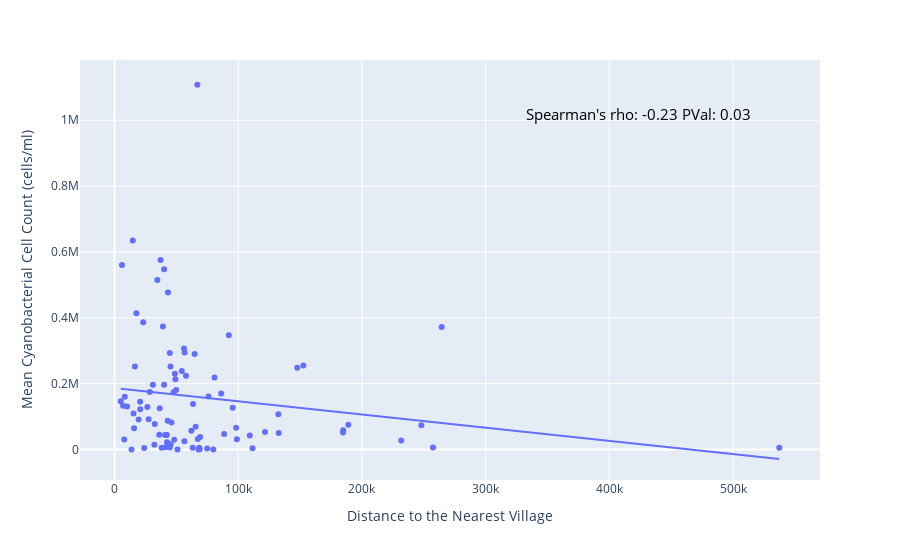
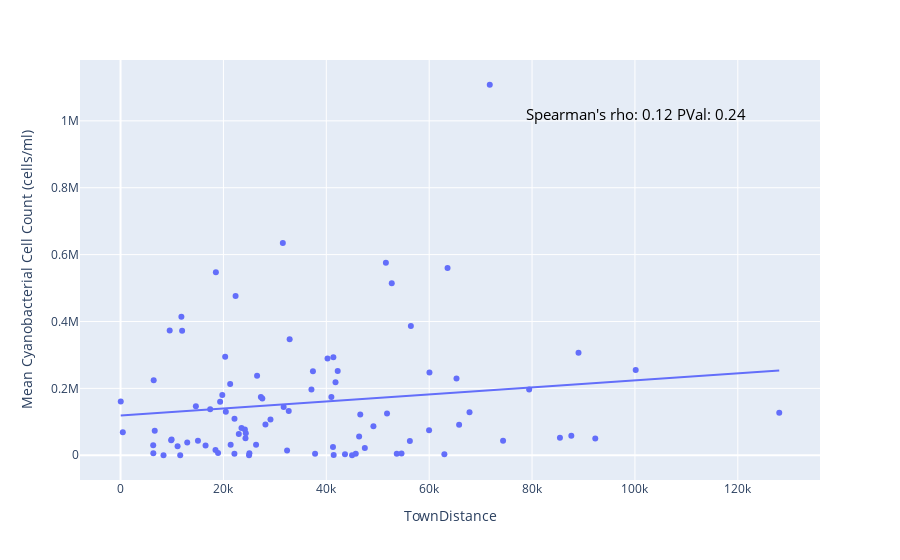
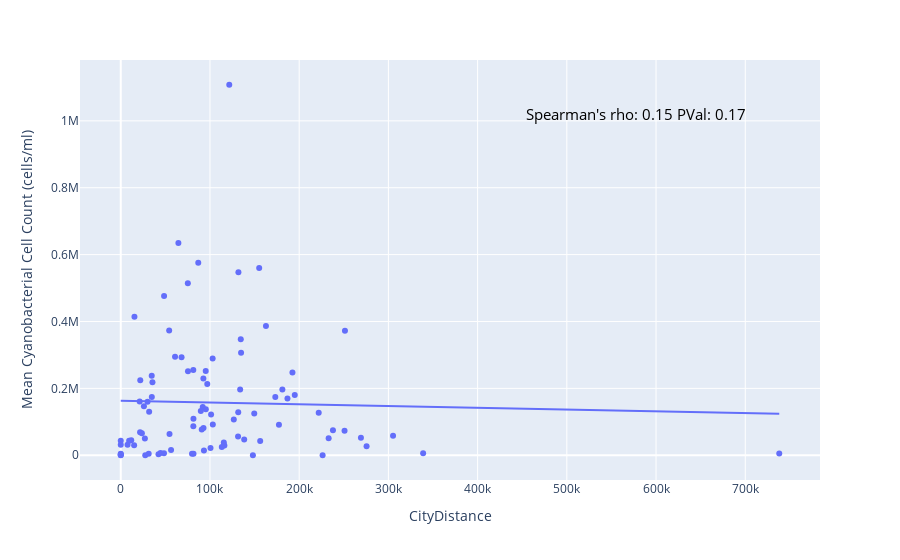

The notebook cell these images were saved under, in order:
### Markdown cell above
Correlations between distance to the nearest village and mean cyanobacterial counts for the lakes

### Code cell
# Data after removing outliers
data = dfCountVsDist[~dfCountVsDist['Waterbody_name'].isin(outliers)]

# Scatterplot for Villages
## Correlation Coefficient
corr = stats.spearmanr(data['VillageDistance'], data['Total_cyano_cell_count'])

fig = px.scatter(data, x='VillageDistance', y='Total_cyano_cell_count', trendline="ols",
                hover_name='Waterbody_name',
                 labels={
                     "VillageDistance": "Distance to the Nearest Village",
                     "Total_cyano_cell_count": "Mean Cyanobacterial Cell Count (cells/ml)",
                 })
                
# add annotation
fig.add_annotation(dict(font=dict(color='black',size=15),
                                        x=0.6,
                                        y=0.9,
                                        showarrow=False,
                                        text= "Spearman's rho: " + str(round(corr[0], 2)) +"\nPVal: " + str(round(corr[1], 2)),
                                        textangle=0,
                                        xanchor='left',
                                        xref="paper",
                                        yref="paper"))

fig.show()


# Scatterplot for 
corr = stats.spearmanr(data['TownDistance'], data['Total_cyano_cell_count'])
fig = px.scatter(data, x='TownDistance', y='Total_cyano_cell_count', trendline="ols",
                hover_name='Waterbody_name',
                 labels={
                     "VillageDistance": "Distance to the Nearest Town",
                     "Total_cyano_cell_count": "Mean Cyanobacterial Cell Count (cells/ml)",
                 })
# add annotation
fig.add_annotation(dict(font=dict(color='black',size=15),
                                        x=0.6,
                                        y=0.9,
                                        showarrow=False,
                                        text= "Spearman's rho: " + str(round(corr[0], 2)) +"\nPVal: " + str(round(corr[1], 2)),
                                        textangle=0,
                                        xanchor='left',
                                        xref="paper",
                                        yref="paper"))
fig.show()

# Scatterplot for Cities
corr = stats.spearmanr(data['CityDistance'], data['Total_cyano_cell_count'])
fig = px.scatter(data, x='CityDistance', y='Total_cyano_cell_count', trendline="ols",
                hover_name='Waterbody_name',
                 labels={
                     "VillageDistance": "Distance to the Nearest City",
                     "Total_cyano_cell_count": "Mean Cyanobacterial Cell Count (cells/ml)",
                 })
# add annotation
fig.add_annotation(dict(font=dict(color='black',size=15),
                                        x=0.6,
                                        y=0.9,
                                        showarrow=False,
                                        text= "Spearman's rho: " + str(round(corr[0], 2)) +"\nPVal: " + str(round(corr[1], 2)),
                                        textangle=0,
                                        xanchor='left',
                                        xref="paper",
                                        yref="paper"))
fig.show()

### Figure 1 — Plotly figure (JSON) as saved in the notebook; plotly's stock layout.template omitted (floating-point values rounded to 4 significant figures)
{"data": [{"hovertemplate": "<b>%{hovertext}</b><br><br>Distance to the Nearest Village=%{x}<br>Mean Cyanobacterial Cell Count (cells/ml)=%{y}<extra></extra>", "hovertext": ["Berry Creek Reservoir", "Lac Ste. Anne", "Lessard Lake", "Bonnie Lake", "Stoney (Siler) Lake", "Wabamun Lake", "Hastings Lake", "Chickakoo Lake", "Garner Lake", "Eagle Lake", "Smoke Lake", "Thunder Lake", "Fork Lake", "Muriel Lake", "Pigeon Lake", "Laurier Lake", "Reesor Lake Reservoir", "Severn Creek Reservoir", "Lac La Nonne", "Goose Lake", "Wizard Lake", "Isle Lake", "Gull Lake", "Murray Lake", "Kehiwin Lake", "North Buck Lake", "Buck Lake", "Jackfish Lake (Athabasca)", "Pine Lake", "Lac Sante", "Baptiste Lake", "Sylvan Lake", "Mink Lake", "Hasse Lake", "Bangs Lake", "Peanut Lake", "Minnie Lake", "Jackfish Lake (Parkland County)", "Long Lake", "Lac La Biche", "Floatingstone Lake", "Lake McGregor", "Moose Lake", "Sturgeon Lake", "Twin Valley Reservoir", "Hope Lake", "Battle Lake", "Yellow Lake", "Clear Lake", "Shiningbank Lake", "Iosegun Lake", "Heritage Lake", "Rattlesnake Lake/Sauder Reservoir", "Chin Reservoir", "Fawcett Lake", "Moonshine Lake", "Calling Lake", "McLeod (Carson) Lake", "Cold Lake", "Paddle River Reservoir", "Park Lake", "Henderson Lake", "Lake Newell", "Chip Lake", "Pine Coulee Reservoir", "Lake Sundance", "Bear Lake", "Hubbles Lake", "Mons Lake", "Freeman Lake", "Sherburne Reservoir", "Chain Lakes Reservoir", "Islet Lake", "Forty Mile Reservoir", "Oasis Lake", "Lesser Slave Lake", "St. Mary Reservoir", "Hutch Lake", "Rolling Hills Reservoir", "Enchant Municipal Lake", "Auburn Bay", "Travers Reservoir", "Soar's Lake", "Borden Park Natural Swimming Experience", "Chestermere Lake", "Sikome Lake", "Lac Cardinal (Bear Lake)", "Crane (Moore) Lake", "Lower Thérien Lake"], "legendgroup": "", "marker": {"color": "#636efa", "symbol": "circle"}, "mode": "markers", "name": "", "orientation": "v", "showlegend": false, "type": "scatter", "x": [66920.0, 14760.0, 37220.0, 6035.0, 40080.0, 34590.0, 43220.0, 17690.0, 23210.0, 39140.0, 264400.0, 92380.0, 56210.0, 56600.0, 44720.0, 64750.0, 152700.0, 16490.0, 45240.0, 147700.0, 54390.0, 48810.0, 57790.0, 80820.0, 49220.0, 31040.0, 40120.0, 49830.0, 28490.0, 47720.0, 86230.0, 75970.0, 8307.0, 5031.0, 20680.0, 63430.0, 6974.0, 10140.0, 26520.0, 95540.0, 36550.0, 20780.0, 15340.0, 132400.0, 27600.0, 19480.0, 42970.0, 46060.0, 32500.0, 189000.0, 248000.0, 65550.0, 98310.0, 15810.0, 184900.0, 62120.0, 121600.0, 184700.0, 132700.0, 88580.0, 36150.0, 42310.0, 40830.0, 109400.0, 69200.0, 67310.0, 98900.0, 7896.0, 48210.0, 231700.0, 56480.0, 42420.0, 45410.0, 32220.0, 41340.0, 257500.0, 44720.0, 537300.0, 63170.0, 38090.0, 68470.0, 23980.0, 111600.0, 74890.0, 68850.0, 67960.0, 13760.0, 79820.0, 50920.0], "xaxis": "x", "y": [1107953, 634651, 575700.0, 560200.0, 547600.0, 514400.0, 476521, 413978, 386200.0, 373000.0, 372000.0, 346700.0, 306569, 294270, 292700.0, 289451, 255053, 251900.0, 251600.0, 247800.0, 237800.0, 229700.0, 224100.0, 218451, 212947, 196800.0, 196300, 180300.0, 174000.0, 173945, 169600.0, 161000.0, 159900.0, 146600.0, 144600.0, 137610, 132600.0, 130100.0, 128700.0, 126900.0, 124900.0, 121800.0, 108800.0, 107100.0, 91640.0, 90880.0, 86664, 81320.0, 77360.0, 75101, 73430.0, 68600.0, 65800.0, 63865, 58139, 56360.0, 52450.0, 51160.0, 49990.0, 46870.0, 44640.0, 43355, 43350.0, 42287, 37990.0, 31180.0, 31140.0, 29810.0, 29004, 26995, 24540.0, 21780.0, 15460.0, 14380.0, 6454.0, 5928, 5858.0, 5092, 4760.0, 4752.0, 4722.0, 4183.0, 3234, 3034.0, 518.5, 0, 0, 0, 0], "yaxis": "y"}, {"hovertemplate": "<b>OLS trendline</b><br>Total_cyano_cell_count = -0.401041 * VillageDistance + 186271<br>R<sup>2</sup>=0.027303<br><br>Distance to the Nearest Village=%{x}<br>Mean Cyanobacterial Cell Count (cells/ml)=%{y} <b>(trend)</b><extra></extra>", "legendgroup": "", "marker": {"color": "#636efa", "symbol": "circle"}, "mode": "lines", "name": "", "showlegend": false, "type": "scatter", "x": [5031.0, 6035.0, 6974.0, 7896.0, 8307.0, 10140.0, 13760.0, 14760.0, 15340.0, 15810.0, 16490.0, 17690.0, 19480.0, 20680.0, 20780.0, 23210.0, 23980.0, 26520.0, 27600.0, 28490.0, 31040.0, 32220.0, 32500.0, 34590.0, 36150.0, 36550.0, 37220.0, 38090.0, 39140.0, 40080.0, 40120.0, 40830.0, 41340.0, 42310.0, 42420.0, 42970.0, 43220.0, 44720.0, 44720.0, 45240.0, 45410.0, 46060.0, 47720.0, 48210.0, 48810.0, 49220.0, 49830.0, 50920.0, 54390.0, 56210.0, 56480.0, 56600.0, 57790.0, 62120.0, 63170.0, 63430.0, 64750.0, 65550.0, 66920.0, 67310.0, 67960.0, 68470.0, 68850.0, 69200.0, 74890.0, 75970.0, 79820.0, 80820.0, 86230.0, 88580.0, 92380.0, 95540.0, 98310.0, 98900.0, 109400.0, 111600.0, 121600.0, 132400.0, 132700.0, 147700.0, 152700.0, 184700.0, 184900.0, 189000.0, 231700.0, 248000.0, 257500.0, 264400.0, 537300.0], "xaxis": "x", "y": [184300.0, 183900.0, 183500.0, 183100.0, 182900.0, 182200.0, 180800.0, 180400.0, 180100.0, 179900.0, 179700.0, 179200.0, 178500.0, 178000.0, 177900.0, 177000.0, 176700.0, 175600.0, 175200.0, 174800.0, 173800.0, 173300.0, 173200.0, 172400.0, 171800.0, 171600.0, 171300.0, 171000.0, 170600.0, 170200.0, 170200.0, 169900.0, 169700.0, 169300.0, 169300.0, 169000.0, 168900.0, 168300.0, 168300.0, 168100.0, 168100.0, 167800.0, 167100.0, 166900.0, 166700.0, 166500.0, 166300.0, 165900.0, 164500.0, 163700.0, 163600.0, 163600.0, 163100.0, 161400.0, 160900.0, 160800.0, 160300.0, 160000.0, 159400.0, 159300.0, 159000.0, 158800.0, 158700.0, 158500.0, 156200.0, 155800.0, 154300.0, 153900.0, 151700.0, 150700.0, 149200.0, 148000.0, 146800.0, 146600.0, 142400.0, 141500.0, 137500.0, 133200.0, 133000.0, 127000.0, 125000.0, 112200.0, 112100.0, 110500.0, 93330.0, 86810.0, 83020.0, 80220.0, -29220.0], "yaxis": "y"}], "layout": {"annotations": [{"font": {"color": "black", "size": 15}, "showarrow": false, "text": "Spearman's rho: -0.23\nPVal: 0.03", "textangle": 0, "x": 0.6, "xanchor": "left", "xref": "paper", "y": 0.9, "yref": "paper"}], "legend": {"tracegroupgap": 0}, "margin": {"t": 60}, "xaxis": {"anchor": "y", "domain": [0, 1], "title": {"text": "Distance to the Nearest Village"}}, "yaxis": {"anchor": "x", "domain": [0, 1], "title": {"text": "Mean Cyanobacterial Cell Count (cells/ml)"}}}}

### Figure 2 — Plotly figure (JSON) as saved in the notebook; plotly's stock layout.template omitted (floating-point values rounded to 4 significant figures)
{"data": [{"hovertemplate": "<b>%{hovertext}</b><br><br>TownDistance=%{x}<br>Mean Cyanobacterial Cell Count (cells/ml)=%{y}<extra></extra>", "hovertext": ["Berry Creek Reservoir", "Lac Ste. Anne", "Lessard Lake", "Bonnie Lake", "Stoney (Siler) Lake", "Wabamun Lake", "Hastings Lake", "Chickakoo Lake", "Garner Lake", "Eagle Lake", "Smoke Lake", "Thunder Lake", "Fork Lake", "Muriel Lake", "Pigeon Lake", "Laurier Lake", "Reesor Lake Reservoir", "Severn Creek Reservoir", "Lac La Nonne", "Goose Lake", "Wizard Lake", "Isle Lake", "Gull Lake", "Murray Lake", "Kehiwin Lake", "North Buck Lake", "Buck Lake", "Jackfish Lake (Athabasca)", "Pine Lake", "Lac Sante", "Baptiste Lake", "Sylvan Lake", "Mink Lake", "Hasse Lake", "Bangs Lake", "Peanut Lake", "Minnie Lake", "Jackfish Lake (Parkland County)", "Long Lake", "Lac La Biche", "Floatingstone Lake", "Lake McGregor", "Moose Lake", "Sturgeon Lake", "Twin Valley Reservoir", "Hope Lake", "Battle Lake", "Yellow Lake", "Clear Lake", "Shiningbank Lake", "Iosegun Lake", "Heritage Lake", "Rattlesnake Lake/Sauder Reservoir", "Chin Reservoir", "Fawcett Lake", "Moonshine Lake", "Calling Lake", "McLeod (Carson) Lake", "Cold Lake", "Paddle River Reservoir", "Park Lake", "Henderson Lake", "Lake Newell", "Chip Lake", "Pine Coulee Reservoir", "Lake Sundance", "Bear Lake", "Hubbles Lake", "Mons Lake", "Freeman Lake", "Sherburne Reservoir", "Chain Lakes Reservoir", "Islet Lake", "Forty Mile Reservoir", "Oasis Lake", "Lesser Slave Lake", "St. Mary Reservoir", "Hutch Lake", "Rolling Hills Reservoir", "Enchant Municipal Lake", "Auburn Bay", "Travers Reservoir", "Soar's Lake", "Borden Park Natural Swimming Experience", "Chestermere Lake", "Sikome Lake", "Lac Cardinal (Bear Lake)", "Crane (Moore) Lake", "Lower Thérien Lake"], "legendgroup": "", "marker": {"color": "#636efa", "symbol": "circle"}, "mode": "markers", "name": "", "orientation": "v", "showlegend": false, "type": "scatter", "x": [71780.0, 31550.0, 51580.0, 63570.0, 18530.0, 52720.0, 22370.0, 11830.0, 56440.0, 9555.0, 11970.0, 32870.0, 89030.0, 20340.0, 41370.0, 40240.0, 100200.0, 42220.0, 37400.0, 60050.0, 26550.0, 65310.0, 6441.0, 41790.0, 21310.0, 79440.0, 37110.0, 19780.0, 40990.0, 27280.0, 27560.0, 38.59, 19360.0, 14640.0, 31710.0, 17420.0, 32700.0, 20470.0, 67840.0, 128100.0, 51810.0, 46610.0, 22150.0, 29150.0, 28170.0, 65820.0, 49160.0, 23510.0, 24170.0, 59980.0, 6645.0, 439.4, 24350.0, 22990.0, 87630.0, 46380.0, 85420.0, 24290.0, 92290.0, 9924.0, 9839.0, 15040.0, 74360.0, 56240.0, 12960.0, 26340.0, 21410.0, 6347.0, 16530.0, 11090.0, 41300.0, 47490.0, 18460.0, 32380.0, 18960.0, 6373.0, 25050.0, 54620.0, 53700.0, 37820.0, 22140.0, 45730.0, 62950.0, 43630.0, 41430.0, 24980.0, 8351.0, 45010.0, 11600.0], "xaxis": "x", "y": [1107953, 634651, 575700.0, 560200.0, 547600.0, 514400.0, 476521, 413978, 386200.0, 373000.0, 372000.0, 346700.0, 306569, 294270, 292700.0, 289451, 255053, 251900.0, 251600.0, 247800.0, 237800.0, 229700.0, 224100.0, 218451, 212947, 196800.0, 196300, 180300.0, 174000.0, 173945, 169600.0, 161000.0, 159900.0, 146600.0, 144600.0, 137610, 132600.0, 130100.0, 128700.0, 126900.0, 124900.0, 121800.0, 108800.0, 107100.0, 91640.0, 90880.0, 86664, 81320.0, 77360.0, 75101, 73430.0, 68600.0, 65800.0, 63865, 58139, 56360.0, 52450.0, 51160.0, 49990.0, 46870.0, 44640.0, 43355, 43350.0, 42287, 37990.0, 31180.0, 31140.0, 29810.0, 29004, 26995, 24540.0, 21780.0, 15460.0, 14380.0, 6454.0, 5928, 5858.0, 5092, 4760.0, 4752.0, 4722.0, 4183.0, 3234, 3034.0, 518.5, 0, 0, 0, 0], "yaxis": "y"}, {"hovertemplate": "<b>OLS trendline</b><br>Total_cyano_cell_count = 1.05667 * TownDistance + 118497<br>R<sup>2</sup>=0.020639<br><br>TownDistance=%{x}<br>Mean Cyanobacterial Cell Count (cells/ml)=%{y} <b>(trend)</b><extra></extra>", "legendgroup": "", "marker": {"color": "#636efa", "symbol": "circle"}, "mode": "lines", "name": "", "showlegend": false, "type": "scatter", "x": [38.59, 439.4, 6347.0, 6373.0, 6441.0, 6645.0, 8351.0, 9555.0, 9839.0, 9924.0, 11090.0, 11600.0, 11830.0, 11970.0, 12960.0, 14640.0, 15040.0, 16530.0, 17420.0, 18460.0, 18530.0, 18960.0, 19360.0, 19780.0, 20340.0, 20470.0, 21310.0, 21410.0, 22140.0, 22150.0, 22370.0, 22990.0, 23510.0, 24170.0, 24290.0, 24350.0, 24980.0, 25050.0, 26340.0, 26550.0, 27280.0, 27560.0, 28170.0, 29150.0, 31550.0, 31710.0, 32380.0, 32700.0, 32870.0, 37110.0, 37400.0, 37820.0, 40240.0, 40990.0, 41300.0, 41370.0, 41430.0, 41790.0, 42220.0, 43630.0, 45010.0, 45730.0, 46380.0, 46610.0, 47490.0, 49160.0, 51580.0, 51810.0, 52720.0, 53700.0, 54620.0, 56240.0, 56440.0, 59980.0, 60050.0, 62950.0, 63570.0, 65310.0, 65820.0, 67840.0, 71780.0, 74360.0, 79440.0, 85420.0, 87630.0, 89030.0, 92290.0, 100200.0, 128100.0], "xaxis": "x", "y": [118500.0, 119000.0, 125200.0, 125200.0, 125300.0, 125500.0, 127300.0, 128600.0, 128900.0, 129000.0, 130200.0, 130800.0, 131000.0, 131100.0, 132200.0, 134000.0, 134400.0, 136000.0, 136900.0, 138000.0, 138100.0, 138500.0, 138900.0, 139400.0, 140000.0, 140100.0, 141000.0, 141100.0, 141900.0, 141900.0, 142100.0, 142800.0, 143300.0, 144000.0, 144200.0, 144200.0, 144900.0, 145000.0, 146300.0, 146500.0, 147300.0, 147600.0, 148300.0, 149300.0, 151800.0, 152000.0, 152700.0, 153000.0, 153200.0, 157700.0, 158000.0, 158500.0, 161000.0, 161800.0, 162100.0, 162200.0, 162300.0, 162700.0, 163100.0, 164600.0, 166100.0, 166800.0, 167500.0, 167700.0, 168700.0, 170400.0, 173000.0, 173200.0, 174200.0, 175200.0, 176200.0, 177900.0, 178100.0, 181900.0, 182000.0, 185000.0, 185700.0, 187500.0, 188000.0, 190200.0, 194300.0, 197100.0, 202400.0, 208800.0, 211100.0, 212600.0, 216000.0, 224300.0, 253800.0], "yaxis": "y"}], "layout": {"annotations": [{"font": {"color": "black", "size": 15}, "showarrow": false, "text": "Spearman's rho: 0.12\nPVal: 0.24", "textangle": 0, "x": 0.6, "xanchor": "left", "xref": "paper", "y": 0.9, "yref": "paper"}], "legend": {"tracegroupgap": 0}, "margin": {"t": 60}, "xaxis": {"anchor": "y", "domain": [0, 1], "title": {"text": "TownDistance"}}, "yaxis": {"anchor": "x", "domain": [0, 1], "title": {"text": "Mean Cyanobacterial Cell Count (cells/ml)"}}}}

### Figure 3 — Plotly figure (JSON) as saved in the notebook; plotly's stock layout.template omitted (floating-point values rounded to 4 significant figures)
{"data": [{"hovertemplate": "<b>%{hovertext}</b><br><br>CityDistance=%{x}<br>Mean Cyanobacterial Cell Count (cells/ml)=%{y}<extra></extra>", "hovertext": ["Berry Creek Reservoir", "Lac Ste. Anne", "Lessard Lake", "Bonnie Lake", "Stoney (Siler) Lake", "Wabamun Lake", "Hastings Lake", "Chickakoo Lake", "Garner Lake", "Eagle Lake", "Smoke Lake", "Thunder Lake", "Fork Lake", "Muriel Lake", "Pigeon Lake", "Laurier Lake", "Reesor Lake Reservoir", "Severn Creek Reservoir", "Lac La Nonne", "Goose Lake", "Wizard Lake", "Isle Lake", "Gull Lake", "Murray Lake", "Kehiwin Lake", "North Buck Lake", "Buck Lake", "Jackfish Lake (Athabasca)", "Pine Lake", "Lac Sante", "Baptiste Lake", "Sylvan Lake", "Mink Lake", "Hasse Lake", "Bangs Lake", "Peanut Lake", "Minnie Lake", "Jackfish Lake (Parkland County)", "Long Lake", "Lac La Biche", "Floatingstone Lake", "Lake McGregor", "Moose Lake", "Sturgeon Lake", "Twin Valley Reservoir", "Hope Lake", "Battle Lake", "Yellow Lake", "Clear Lake", "Shiningbank Lake", "Iosegun Lake", "Heritage Lake", "Rattlesnake Lake/Sauder Reservoir", "Chin Reservoir", "Fawcett Lake", "Moonshine Lake", "Calling Lake", "McLeod (Carson) Lake", "Cold Lake", "Paddle River Reservoir", "Park Lake", "Henderson Lake", "Lake Newell", "Chip Lake", "Pine Coulee Reservoir", "Lake Sundance", "Bear Lake", "Hubbles Lake", "Mons Lake", "Freeman Lake", "Sherburne Reservoir", "Chain Lakes Reservoir", "Islet Lake", "Forty Mile Reservoir", "Oasis Lake", "Lesser Slave Lake", "St. Mary Reservoir", "Hutch Lake", "Rolling Hills Reservoir", "Enchant Municipal Lake", "Auburn Bay", "Travers Reservoir", "Soar's Lake", "Borden Park Natural Swimming Experience", "Chestermere Lake", "Sikome Lake", "Lac Cardinal (Bear Lake)", "Crane (Moore) Lake", "Lower Thérien Lake"], "legendgroup": "", "marker": {"color": "#636efa", "symbol": "circle"}, "mode": "markers", "name": "", "orientation": "v", "showlegend": false, "type": "scatter", "x": [121600.0, 64620.0, 86880.0, 155200.0, 131900.0, 75200.0, 48580.0, 15360.0, 162700.0, 54280.0, 251300.0, 134500.0, 134900.0, 60850.0, 68160.0, 103000.0, 81310.0, 95240.0, 75340.0, 192500.0, 34720.0, 92600.0, 21880.0, 35530.0, 96990.0, 181100.0, 133800.0, 195000.0, 34820.0, 173200.0, 186900.0, 21190.0, 30050.0, 25980.0, 91900.0, 95340.0, 89740.0, 31830.0, 131700.0, 221900.0, 149600.0, 101300.0, 81490.0, 126700.0, 103200.0, 177300.0, 81370.0, 92760.0, 90770.0, 237800.0, 250800.0, 21680.0, 23680.0, 54650.0, 305200.0, 131500.0, 269200.0, 233000.0, 27040.0, 138300.0, 11740.0, 0, 9400.0, 156300.0, 115500.0, 0, 7627.0, 14990.0, 116200.0, 275500.0, 113300.0, 100600.0, 56400.0, 93240.0, 44520.0, 338900.0, 48470.0, 738100.0, 31320.0, 79870.0, 0, 81540.0, 42320.0, 0, 0, 0, 226200.0, 27480.0, 148100.0], "xaxis": "x", "y": [1107953, 634651, 575700.0, 560200.0, 547600.0, 514400.0, 476521, 413978, 386200.0, 373000.0, 372000.0, 346700.0, 306569, 294270, 292700.0, 289451, 255053, 251900.0, 251600.0, 247800.0, 237800.0, 229700.0, 224100.0, 218451, 212947, 196800.0, 196300, 180300.0, 174000.0, 173945, 169600.0, 161000.0, 159900.0, 146600.0, 144600.0, 137610, 132600.0, 130100.0, 128700.0, 126900.0, 124900.0, 121800.0, 108800.0, 107100.0, 91640.0, 90880.0, 86664, 81320.0, 77360.0, 75101, 73430.0, 68600.0, 65800.0, 63865, 58139, 56360.0, 52450.0, 51160.0, 49990.0, 46870.0, 44640.0, 43355, 43350.0, 42287, 37990.0, 31180.0, 31140.0, 29810.0, 29004, 26995, 24540.0, 21780.0, 15460.0, 14380.0, 6454.0, 5928, 5858.0, 5092, 4760.0, 4752.0, 4722.0, 4183.0, 3234, 3034.0, 518.5, 0, 0, 0, 0], "yaxis": "y"}, {"hovertemplate": "<b>OLS trendline</b><br>Total_cyano_cell_count = -0.0532933 * CityDistance + 163249<br>R<sup>2</sup>=0.000895<br><br>CityDistance=%{x}<br>Mean Cyanobacterial Cell Count (cells/ml)=%{y} <b>(trend)</b><extra></extra>", "legendgroup": "", "marker": {"color": "#636efa", "symbol": "circle"}, "mode": "lines", "name": "", "showlegend": false, "type": "scatter", "x": [0, 0, 0, 0, 0, 0, 7627.0, 9400.0, 11740.0, 14990.0, 15360.0, 21190.0, 21680.0, 21880.0, 23680.0, 25980.0, 27040.0, 27480.0, 30050.0, 31320.0, 31830.0, 34720.0, 34820.0, 35530.0, 42320.0, 44520.0, 48470.0, 48580.0, 54280.0, 54650.0, 56400.0, 60850.0, 64620.0, 68160.0, 75200.0, 75340.0, 79870.0, 81310.0, 81370.0, 81490.0, 81540.0, 86880.0, 89740.0, 90770.0, 91900.0, 92600.0, 92760.0, 93240.0, 95240.0, 95340.0, 96990.0, 100600.0, 101300.0, 103000.0, 103200.0, 113300.0, 115500.0, 116200.0, 121600.0, 126700.0, 131500.0, 131700.0, 131900.0, 133800.0, 134500.0, 134900.0, 138300.0, 148100.0, 149600.0, 155200.0, 156300.0, 162700.0, 173200.0, 177300.0, 181100.0, 186900.0, 192500.0, 195000.0, 221900.0, 226200.0, 233000.0, 237800.0, 250800.0, 251300.0, 269200.0, 275500.0, 305200.0, 338900.0, 738100.0], "xaxis": "x", "y": [163200.0, 163200.0, 163200.0, 163200.0, 163200.0, 163200.0, 162800.0, 162700.0, 162600.0, 162400.0, 162400.0, 162100.0, 162100.0, 162100.0, 162000.0, 161900.0, 161800.0, 161800.0, 161600.0, 161600.0, 161600.0, 161400.0, 161400.0, 161400.0, 161000.0, 160900.0, 160700.0, 160700.0, 160400.0, 160300.0, 160200.0, 160000.0, 159800.0, 159600.0, 159200.0, 159200.0, 159000.0, 158900.0, 158900.0, 158900.0, 158900.0, 158600.0, 158500.0, 158400.0, 158400.0, 158300.0, 158300.0, 158300.0, 158200.0, 158200.0, 158100.0, 157900.0, 157900.0, 157800.0, 157800.0, 157200.0, 157100.0, 157100.0, 156800.0, 156500.0, 156200.0, 156200.0, 156200.0, 156100.0, 156100.0, 156100.0, 155900.0, 155400.0, 155300.0, 155000.0, 154900.0, 154600.0, 154000.0, 153800.0, 153600.0, 153300.0, 153000.0, 152900.0, 151400.0, 151200.0, 150800.0, 150600.0, 149900.0, 149900.0, 148900.0, 148600.0, 147000.0, 145200.0, 123900.0], "yaxis": "y"}], "layout": {"annotations": [{"font": {"color": "black", "size": 15}, "showarrow": false, "text": "Spearman's rho: 0.15\nPVal: 0.17", "textangle": 0, "x": 0.6, "xanchor": "left", "xref": "paper", "y": 0.9, "yref": "paper"}], "legend": {"tracegroupgap": 0}, "margin": {"t": 60}, "xaxis": {"anchor": "y", "domain": [0, 1], "title": {"text": "CityDistance"}}, "yaxis": {"anchor": "x", "domain": [0, 1], "title": {"text": "Mean Cyanobacterial Cell Count (cells/ml)"}}}}
